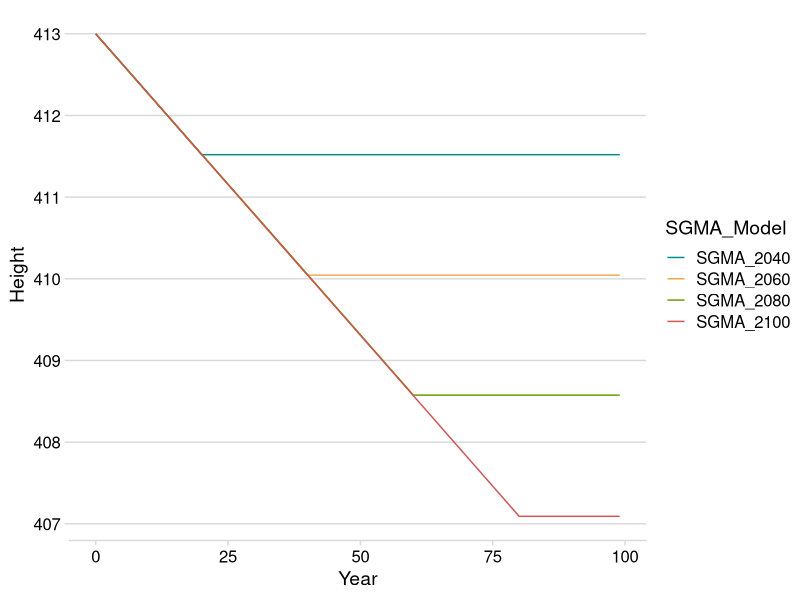

This figure's R source:
## ---- chunk 1
knitr::opts_chunk$set(echo = TRUE)
## ---- chunk 2
library(tidyverse)
library(cowplot)

## ---- chunk 3

SGMA_heights <- read_csv("Data/height.csv")

## ---- chunk 4
# plot

sgma_h_plot <- SGMA_heights %>% 
  gather(key = 'SGMA_Model', value = 'Height', SGMA_2040, SGMA_2060,  SGMA_2080, SGMA_2100) %>% 
  ggplot(aes(x = Year, y = Height)) +
  geom_line(aes(color = SGMA_Model)) +
  scale_color_manual(values = c('cyan4', "#F1A94E", "#669900", 'indianred3')) +
  theme_minimal_hgrid() 


